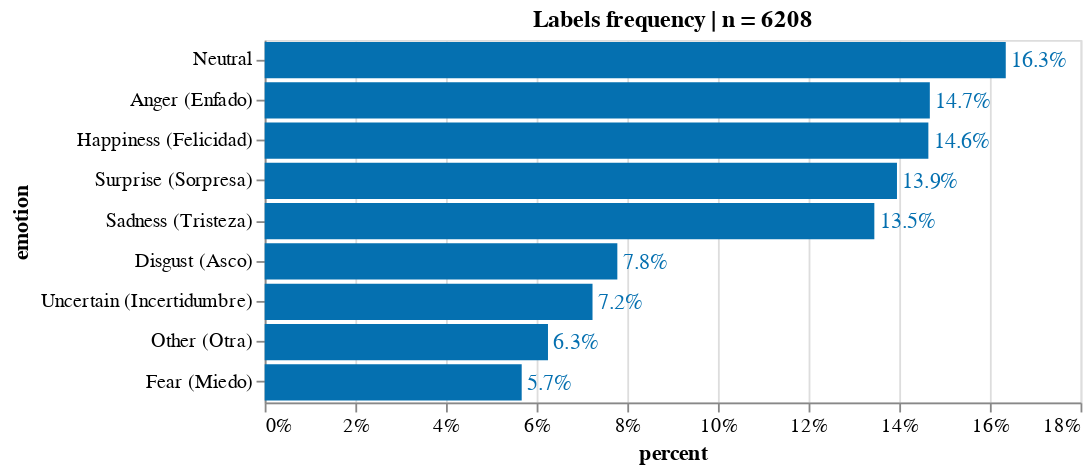

Source (notebook cell):
### Code cell
source = count_freq_labels(df_emo_answers, X="all") 

# save list of emotions words to avoid repeating this computation later
emotion_words_list = source['emotion'].str.lower().tolist()
# emotion_words_list.remove('other')

title = 'Labels frequency | n = '+ source['counts'].sum().astype(str)
X, Y = 'percent:Q', 'emotion:N'
w, h= 450, 200
txs, ls, ts = 12, 11, 12

chart_overall_per = simple_per_bar(
    source, title=title, X=X, Y=Y, \
    width=w, height=h, \
    text_size = txs, label_size = ls, title_size=ts)

chart_overall_per.display(renderer='svg')

### Figure 1 — Vega-Lite specification as saved in the notebook (floating-point values rounded to 4 significant figures)
{"config": {"view": {"continuousWidth": 400, "continuousHeight": 300}, "axis": {"labelFontSize": 11, "titleFontSize": 12}}, "layer": [{"mark": "bar", "encoding": {"color": {"condition": {"value": "orange", "test": "(datum.emotion === null)"}, "value": "#0570b0"}, "x": {"type": "quantitative", "axis": {"format": ".0%"}, "field": "percent"}, "y": {"type": "nominal", "field": "emotion", "sort": "-x"}}, "title": "Labels frequency | n = 6208"}, {"mark": {"type": "text", "align": "left", "baseline": "middle", "dx": 3, "fontSize": 12}, "encoding": {"color": {"condition": {"value": "orange", "test": "(datum.emotion === null)"}, "value": "#0570b0"}, "text": {"type": "quantitative", "field": "percent", "format": ".1%"}, "x": {"type": "quantitative", "axis": {"format": ".0%"}, "field": "percent"}, "y": {"type": "nominal", "field": "emotion", "sort": "-x"}}, "title": "Labels frequency | n = 6208"}], "data": {"name": "data-723af5f03dde9fc7d62a7c3054721644"}, "height": 200, "width": 450, "$schema": "https://vega.github.io/schema/vega-lite/v4.8.1.json", "datasets": {"data-723af5f03dde9fc7d62a7c3054721644": [{"counts": 1015, "emotion": "Neutral", "percent": 0.1635}, {"counts": 911, "emotion": "Anger (Enfado)", "percent": 0.1467}, {"counts": 909, "emotion": "Happiness (Felicidad)", "percent": 0.1464}, {"counts": 866, "emotion": "Surprise (Sorpresa)", "percent": 0.1395}, {"counts": 835, "emotion": "Sadness (Tristeza)", "percent": 0.1345}, {"counts": 483, "emotion": "Disgust (Asco)", "percent": 0.0778}, {"counts": 449, "emotion": "Uncertain (Incertidumbre)", "percent": 0.07233}, {"counts": 388, "emotion": "Other (Otra)", "percent": 0.0625}, {"counts": 352, "emotion": "Fear (Miedo)", "percent": 0.0567}]}}
